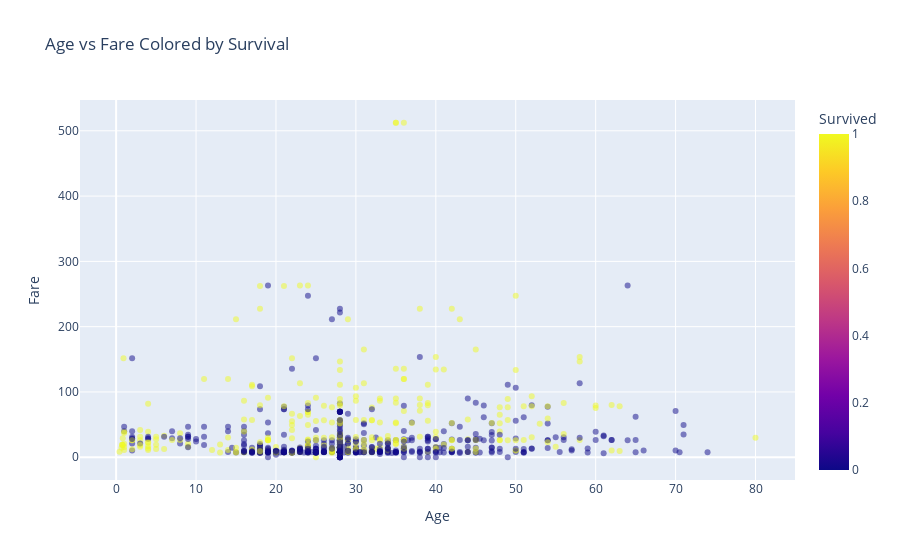

Write notebook code for a chart like this one.
### Code cell
fig = px.scatter(df, x="Age", y="Fare", 
                 color="Survived", 
                 title="Age vs Fare Colored by Survival",
                 opacity=0.5,
                 hover_data=["Sex", "Pclass"])
fig.show()

### Figure 1 — Plotly figure (JSON) as saved in the notebook; plotly's stock layout.template omitted (floating-point values rounded to 4 significant figures; data arrays with more than 128 entries replaced by an {"elided": "..."} marker saying what was removed)
{"data": [{"customdata": {"elided": "891x2 mixed values"}, "hovertemplate": "Age=%{x}<br>Fare=%{y}<br>Sex=%{customdata[0]}<br>Pclass=%{customdata[1]}<br>Survived=%{marker.color}<extra></extra>", "legendgroup": "", "marker": {"color": {"elided": "891 int values"}, "coloraxis": "coloraxis", "opacity": 0.5, "symbol": "circle"}, "mode": "markers", "name": "", "orientation": "v", "showlegend": false, "type": "scatter", "x": {"elided": "891 float values"}, "xaxis": "x", "y": {"elided": "891 float values"}, "yaxis": "y"}], "layout": {"coloraxis": {"colorbar": {"title": {"text": "Survived"}}, "colorscale": [[0, "#0d0887"], [0.1111, "#46039f"], [0.2222, "#7201a8"], [0.3333, "#9c179e"], [0.4444, "#bd3786"], [0.5556, "#d8576b"], [0.6667, "#ed7953"], [0.7778, "#fb9f3a"], [0.8889, "#fdca26"], [1, "#f0f921"]]}, "legend": {"tracegroupgap": 0}, "title": {"text": "Age vs Fare Colored by Survival"}, "xaxis": {"anchor": "y", "domain": [0, 1], "title": {"text": "Age"}}, "yaxis": {"anchor": "x", "domain": [0, 1], "title": {"text": "Fare"}}}}
